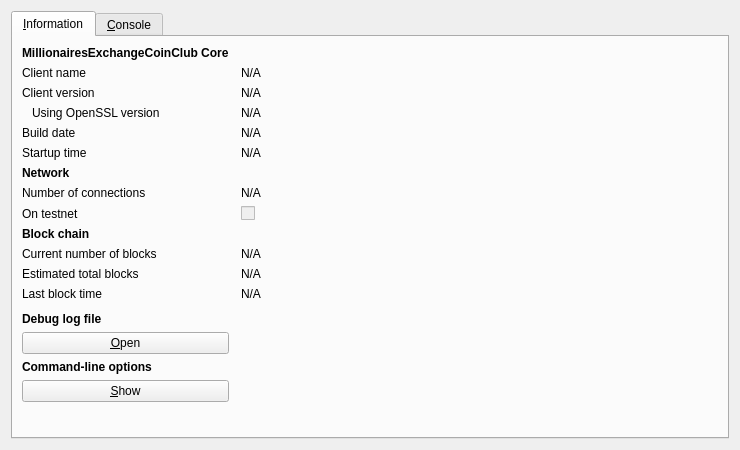
<?xml version="1.0" encoding="UTF-8"?>
<ui version="4.0">
 <class>RPCConsole</class>
 <widget class="QDialog" name="RPCConsole">
  <property name="geometry">
   <rect>
    <x>0</x>
    <y>0</y>
    <width>740</width>
    <height>450</height>
   </rect>
  </property>
  <property name="windowTitle">
   <string>MillionairesExchangeCoinClub - Debug window</string>
  </property>
  <layout class="QVBoxLayout" name="verticalLayout_2">
   <item>
    <widget class="QTabWidget" name="tabWidget">
     <property name="currentIndex">
      <number>0</number>
     </property>
     <widget class="QWidget" name="tab_info">
      <attribute name="title">
       <string>&amp;Information</string>
      </attribute>
      <layout class="QGridLayout" name="gridLayout" columnstretch="0,1">
       <property name="horizontalSpacing">
        <number>12</number>
       </property>
       <item row="0" column="0">
        <widget class="QLabel" name="label_9">
         <property name="font">
          <font>
           <weight>75</weight>
           <bold>true</bold>
          </font>
         </property>
         <property name="text">
          <string>MillionairesExchangeCoinClub Core</string>
         </property>
        </widget>
       </item>
       <item row="1" column="0">
        <widget class="QLabel" name="label_5">
         <property name="text">
          <string>Client name</string>
         </property>
        </widget>
       </item>
       <item row="1" column="1">
        <widget class="QLabel" name="clientName">
         <property name="cursor">
          <cursorShape>IBeamCursor</cursorShape>
         </property>
         <property name="text">
          <string>N/A</string>
         </property>
         <property name="textFormat">
          <enum>Qt::PlainText</enum>
         </property>
         <property name="textInteractionFlags">
          <set>Qt::LinksAccessibleByMouse|Qt::TextSelectableByKeyboard|Qt::TextSelectableByMouse</set>
         </property>
        </widget>
       </item>
       <item row="2" column="0">
        <widget class="QLabel" name="label_6">
         <property name="text">
          <string>Client version</string>
         </property>
        </widget>
       </item>
       <item row="2" column="1">
        <widget class="QLabel" name="clientVersion">
         <property name="cursor">
          <cursorShape>IBeamCursor</cursorShape>
         </property>
         <property name="text">
          <string>N/A</string>
         </property>
         <property name="textFormat">
          <enum>Qt::PlainText</enum>
         </property>
         <property name="textInteractionFlags">
          <set>Qt::LinksAccessibleByMouse|Qt::TextSelectableByKeyboard|Qt::TextSelectableByMouse</set>
         </property>
        </widget>
       </item>
       <item row="3" column="0">
        <widget class="QLabel" name="label_14">
         <property name="text">
          <string>Using OpenSSL version</string>
         </property>
         <property name="indent">
          <number>10</number>
         </property>
        </widget>
       </item>
       <item row="3" column="1">
        <widget class="QLabel" name="openSSLVersion">
         <property name="cursor">
          <cursorShape>IBeamCursor</cursorShape>
         </property>
         <property name="text">
          <string>N/A</string>
         </property>
         <property name="textFormat">
          <enum>Qt::PlainText</enum>
         </property>
         <property name="textInteractionFlags">
          <set>Qt::LinksAccessibleByMouse|Qt::TextSelectableByKeyboard|Qt::TextSelectableByMouse</set>
         </property>
        </widget>
       </item>
       <item row="4" column="0">
        <widget class="QLabel" name="label_12">
         <property name="text">
          <string>Build date</string>
         </property>
        </widget>
       </item>
       <item row="4" column="1">
        <widget class="QLabel" name="buildDate">
         <property name="cursor">
          <cursorShape>IBeamCursor</cursorShape>
         </property>
         <property name="text">
          <string>N/A</string>
         </property>
         <property name="textFormat">
          <enum>Qt::PlainText</enum>
         </property>
         <property name="textInteractionFlags">
          <set>Qt::LinksAccessibleByMouse|Qt::TextSelectableByKeyboard|Qt::TextSelectableByMouse</set>
         </property>
        </widget>
       </item>
       <item row="5" column="0">
        <widget class="QLabel" name="label_13">
         <property name="text">
          <string>Startup time</string>
         </property>
        </widget>
       </item>
       <item row="5" column="1">
        <widget class="QLabel" name="startupTime">
         <property name="cursor">
          <cursorShape>IBeamCursor</cursorShape>
         </property>
         <property name="text">
          <string>N/A</string>
         </property>
         <property name="textFormat">
          <enum>Qt::PlainText</enum>
         </property>
         <property name="textInteractionFlags">
          <set>Qt::LinksAccessibleByMouse|Qt::TextSelectableByKeyboard|Qt::TextSelectableByMouse</set>
         </property>
        </widget>
       </item>
       <item row="6" column="0">
        <widget class="QLabel" name="label_11">
         <property name="font">
          <font>
           <weight>75</weight>
           <bold>true</bold>
          </font>
         </property>
         <property name="text">
          <string>Network</string>
         </property>
        </widget>
       </item>
       <item row="7" column="0">
        <widget class="QLabel" name="label_7">
         <property name="text">
          <string>Number of connections</string>
         </property>
        </widget>
       </item>
       <item row="7" column="1">
        <widget class="QLabel" name="numberOfConnections">
         <property name="cursor">
          <cursorShape>IBeamCursor</cursorShape>
         </property>
         <property name="text">
          <string>N/A</string>
         </property>
         <property name="textFormat">
          <enum>Qt::PlainText</enum>
         </property>
         <property name="textInteractionFlags">
          <set>Qt::LinksAccessibleByMouse|Qt::TextSelectableByKeyboard|Qt::TextSelectableByMouse</set>
         </property>
        </widget>
       </item>
       <item row="8" column="0">
        <widget class="QLabel" name="label_8">
         <property name="text">
          <string>On testnet</string>
         </property>
        </widget>
       </item>
       <item row="8" column="1">
        <widget class="QCheckBox" name="isTestNet">
         <property name="enabled">
          <bool>false</bool>
         </property>
         <property name="text">
          <string/>
         </property>
        </widget>
       </item>
       <item row="9" column="0">
        <widget class="QLabel" name="label_10">
         <property name="font">
          <font>
           <weight>75</weight>
           <bold>true</bold>
          </font>
         </property>
         <property name="text">
          <string>Block chain</string>
         </property>
        </widget>
       </item>
       <item row="10" column="0">
        <widget class="QLabel" name="label_3">
         <property name="text">
          <string>Current number of blocks</string>
         </property>
        </widget>
       </item>
       <item row="10" column="1">
        <widget class="QLabel" name="numberOfBlocks">
         <property name="cursor">
          <cursorShape>IBeamCursor</cursorShape>
         </property>
         <property name="text">
          <string>N/A</string>
         </property>
         <property name="textFormat">
          <enum>Qt::PlainText</enum>
         </property>
         <property name="textInteractionFlags">
          <set>Qt::LinksAccessibleByMouse|Qt::TextSelectableByKeyboard|Qt::TextSelectableByMouse</set>
         </property>
        </widget>
       </item>
       <item row="11" column="0">
        <widget class="QLabel" name="label_4">
         <property name="text">
          <string>Estimated total blocks</string>
         </property>
        </widget>
       </item>
       <item row="11" column="1">
        <widget class="QLabel" name="totalBlocks">
         <property name="cursor">
          <cursorShape>IBeamCursor</cursorShape>
         </property>
         <property name="text">
          <string>N/A</string>
         </property>
         <property name="textFormat">
          <enum>Qt::PlainText</enum>
         </property>
         <property name="textInteractionFlags">
          <set>Qt::LinksAccessibleByMouse|Qt::TextSelectableByKeyboard|Qt::TextSelectableByMouse</set>
         </property>
        </widget>
       </item>
       <item row="12" column="0">
        <widget class="QLabel" name="label_2">
         <property name="text">
          <string>Last block time</string>
         </property>
        </widget>
       </item>
       <item row="12" column="1">
        <widget class="QLabel" name="lastBlockTime">
         <property name="cursor">
          <cursorShape>IBeamCursor</cursorShape>
         </property>
         <property name="text">
          <string>N/A</string>
         </property>
         <property name="textFormat">
          <enum>Qt::PlainText</enum>
         </property>
         <property name="textInteractionFlags">
          <set>Qt::LinksAccessibleByMouse|Qt::TextSelectableByKeyboard|Qt::TextSelectableByMouse</set>
         </property>
        </widget>
       </item>
       <item row="13" column="0">
        <spacer name="verticalSpacer_2">
         <property name="orientation">
          <enum>Qt::Vertical</enum>
         </property>
         <property name="sizeHint" stdset="0">
          <size>
           <width>20</width>
           <height>20</height>
          </size>
         </property>
        </spacer>
       </item>
       <item row="14" column="0">
        <widget class="QLabel" name="labelDebugLogfile">
         <property name="font">
          <font>
           <weight>75</weight>
           <bold>true</bold>
          </font>
         </property>
         <property name="text">
          <string>Debug log file</string>
         </property>
        </widget>
       </item>
       <item row="15" column="0">
        <widget class="QPushButton" name="openDebugLogfileButton">
         <property name="toolTip">
          <string>Open the MillionairesExchangeCoinClub debug log file from the current data directory. This can take a few seconds for large log files.</string>
         </property>
         <property name="text">
          <string>&amp;Open</string>
         </property>
         <property name="autoDefault">
          <bool>false</bool>
         </property>
        </widget>
       </item>
       <item row="16" column="0">
        <widget class="QLabel" name="labelCLOptions">
         <property name="font">
          <font>
           <weight>75</weight>
           <bold>true</bold>
          </font>
         </property>
         <property name="text">
          <string>Command-line options</string>
         </property>
        </widget>
       </item>
       <item row="17" column="0">
        <widget class="QPushButton" name="showCLOptionsButton">
         <property name="toolTip">
          <string>Show the MillionairesExchangeCoinClub-Qt help message to get a list with possible MillionairesExchangeCoinClub command-line options.</string>
         </property>
         <property name="text">
          <string>&amp;Show</string>
         </property>
         <property name="autoDefault">
          <bool>false</bool>
         </property>
        </widget>
       </item>
       <item row="18" column="0">
        <spacer name="verticalSpacer">
         <property name="orientation">
          <enum>Qt::Vertical</enum>
         </property>
         <property name="sizeHint" stdset="0">
          <size>
           <width>20</width>
           <height>40</height>
          </size>
         </property>
        </spacer>
       </item>
      </layout>
     </widget>
     <widget class="QWidget" name="tab_console">
      <attribute name="title">
       <string>&amp;Console</string>
      </attribute>
      <layout class="QVBoxLayout" name="verticalLayout_3">
       <property name="spacing">
        <number>3</number>
       </property>
       <item>
        <widget class="QTextEdit" name="messagesWidget">
         <property name="minimumSize">
          <size>
           <width>0</width>
           <height>100</height>
          </size>
         </property>
         <property name="readOnly">
          <bool>true</bool>
         </property>
         <property name="tabKeyNavigation" stdset="0">
          <bool>false</bool>
         </property>
         <property name="columnCount" stdset="0">
          <number>2</number>
         </property>
        </widget>
       </item>
       <item>
        <layout class="QHBoxLayout" name="horizontalLayout">
         <property name="spacing">
          <number>3</number>
         </property>
         <item>
          <widget class="QLabel" name="label">
           <property name="text">
            <string notr="true">&gt;</string>
           </property>
          </widget>
         </item>
         <item>
          <widget class="QLineEdit" name="lineEdit"/>
         </item>
         <item>
          <widget class="QPushButton" name="clearButton">
           <property name="maximumSize">
            <size>
             <width>24</width>
             <height>24</height>
            </size>
           </property>
           <property name="toolTip">
            <string>Clear console</string>
           </property>
           <property name="text">
            <string/>
           </property>
           <property name="icon">
            <iconset resource="../bitcoin.qrc">
             <normaloff>:/icons/remove</normaloff>:/icons/remove</iconset>
           </property>
           <property name="shortcut">
            <string notr="true">Ctrl+L</string>
           </property>
           <property name="autoDefault">
            <bool>false</bool>
           </property>
          </widget>
         </item>
        </layout>
       </item>
      </layout>
     </widget>
    </widget>
   </item>
  </layout>
 </widget>
 <resources>
  <include location="../bitcoin.qrc"/>
 </resources>
 <connections/>
</ui>
